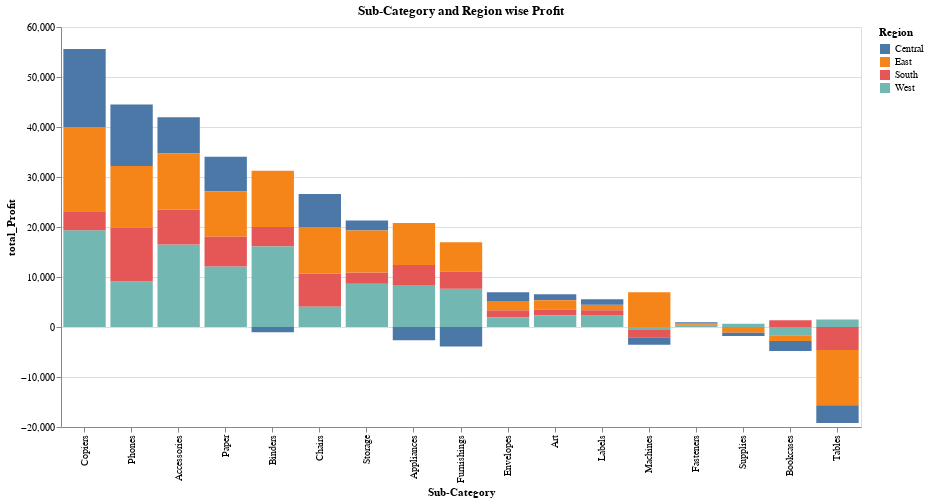

The notebook cell saved with this chart:
### Code cell
chart

### Figure 1 — Vega-Lite specification as saved in the notebook (floating-point values rounded to 4 significant figures)
{"config": {"view": {"continuousWidth": 300, "continuousHeight": 300}}, "data": {"name": "data-cae7fdb813deb581bcc2d6580569e216"}, "mark": {"type": "bar", "tooltip": true}, "encoding": {"color": {"field": "Region", "type": "nominal"}, "x": {"field": "Sub-Category", "sort": ["Copiers", "Phones", "Accessories", "Paper", "Binders", "Chairs", "Storage", "Appliances", "Furnishings", "Envelopes", "Art", "Labels", "Machines", "Fasteners", "Supplies", "Bookcases", "Tables"], "type": "nominal"}, "y": {"field": "total_Profit", "type": "quantitative"}}, "height": 400, "params": [{"name": "param_5", "select": {"type": "interval", "encodings": ["x", "y"]}, "bind": "scales"}], "title": "Sub-Category and Region wise Profit", "width": 800, "$schema": "https://vega.github.io/schema/vega-lite/v5.20.1.json", "datasets": {"data-cae7fdb813deb581bcc2d6580569e216": [{"Sub-Category": "Machines", "Region": "Central", "total_Profit": -1486.0}, {"Sub-Category": "Envelopes", "Region": "Central", "total_Profit": 1778.0}, {"Sub-Category": "Appliances", "Region": "East", "total_Profit": 8391.0}, {"Sub-Category": "Art", "Region": "Central", "total_Profit": 1195.0}, {"Sub-Category": "Storage", "Region": "Central", "total_Profit": 1970.0}, {"Sub-Category": "Appliances", "Region": "South", "total_Profit": 4124.0}, {"Sub-Category": "Chairs", "Region": "South", "total_Profit": 6612.0}, {"Sub-Category": "Chairs", "Region": "East", "total_Profit": 9358.0}, {"Sub-Category": "Furnishings", "Region": "West", "total_Profit": 7641.0}, {"Sub-Category": "Machines", "Region": "West", "total_Profit": -618.9}, {"Sub-Category": "Paper", "Region": "Central", "total_Profit": 6972.0}, {"Sub-Category": "Storage", "Region": "West", "total_Profit": 8645.0}, {"Sub-Category": "Phones", "Region": "East", "total_Profit": 12310.0}, {"Sub-Category": "Bookcases", "Region": "South", "total_Profit": 1339.0}, {"Sub-Category": "Copiers", "Region": "West", "total_Profit": 19330.0}, {"Sub-Category": "Phones", "Region": "Central", "total_Profit": 12320.0}, {"Sub-Category": "Supplies", "Region": "East", "total_Profit": -1155.0}, {"Sub-Category": "Tables", "Region": "East", "total_Profit": -11030.0}, {"Sub-Category": "Tables", "Region": "West", "total_Profit": 1483.0}, {"Sub-Category": "Accessories", "Region": "West", "total_Profit": 16480.0}, {"Sub-Category": "Phones", "Region": "West", "total_Profit": 9111.0}, {"Sub-Category": "Storage", "Region": "South", "total_Profit": 2274.0}, {"Sub-Category": "Bookcases", "Region": "East", "total_Profit": -1168.0}, {"Sub-Category": "Bookcases", "Region": "Central", "total_Profit": -1998.0}, {"Sub-Category": "Accessories", "Region": "South", "total_Profit": 7005.0}, {"Sub-Category": "Copiers", "Region": "Central", "total_Profit": 15610.0}, {"Sub-Category": "Supplies", "Region": "Central", "total_Profit": -661.9}, {"Sub-Category": "Chairs", "Region": "Central", "total_Profit": 6593.0}, {"Sub-Category": "Machines", "Region": "South", "total_Profit": -1439.0}, {"Sub-Category": "Binders", "Region": "Central", "total_Profit": -1044.0}, {"Sub-Category": "Paper", "Region": "East", "total_Profit": 9015.0}, {"Sub-Category": "Supplies", "Region": "South", "total_Profit": 1.88}, {"Sub-Category": "Furnishings", "Region": "East", "total_Profit": 5881.0}, {"Sub-Category": "Labels", "Region": "West", "total_Profit": 2303.0}, {"Sub-Category": "Fasteners", "Region": "West", "total_Profit": 275.2}, {"Sub-Category": "Envelopes", "Region": "South", "total_Profit": 1465.0}, {"Sub-Category": "Tables", "Region": "Central", "total_Profit": -3560.0}, {"Sub-Category": "Machines", "Region": "East", "total_Profit": 6929.0}, {"Sub-Category": "Art", "Region": "East", "total_Profit": 1900.0}, {"Sub-Category": "Appliances", "Region": "West", "total_Profit": 8261.0}, {"Sub-Category": "Fasteners", "Region": "South", "total_Profit": 173.7}, {"Sub-Category": "Paper", "Region": "West", "total_Profit": 12120.0}, {"Sub-Category": "Furnishings", "Region": "Central", "total_Profit": -3906.0}, {"Sub-Category": "Chairs", "Region": "West", "total_Profit": 4028.0}, {"Sub-Category": "Binders", "Region": "South", "total_Profit": 3901.0}, {"Sub-Category": "Supplies", "Region": "West", "total_Profit": 626.0}, {"Sub-Category": "Labels", "Region": "East", "total_Profit": 1129.0}, {"Sub-Category": "Fasteners", "Region": "East", "total_Profit": 264.0}, {"Sub-Category": "Appliances", "Region": "Central", "total_Profit": -2639.0}, {"Sub-Category": "Labels", "Region": "South", "total_Profit": 1041.0}, {"Sub-Category": "Copiers", "Region": "South", "total_Profit": 3659.0}, {"Sub-Category": "Binders", "Region": "West", "total_Profit": 16100.0}, {"Sub-Category": "Binders", "Region": "East", "total_Profit": 11270.0}, {"Sub-Category": "Accessories", "Region": "Central", "total_Profit": 7252.0}, {"Sub-Category": "Storage", "Region": "East", "total_Profit": 8389.0}, {"Sub-Category": "Art", "Region": "South", "total_Profit": 1059.0}, {"Sub-Category": "Envelopes", "Region": "West", "total_Profit": 1909.0}, {"Sub-Category": "Bookcases", "Region": "West", "total_Profit": -1647.0}, {"Sub-Category": "Furnishings", "Region": "South", "total_Profit": 3443.0}, {"Sub-Category": "Labels", "Region": "Central", "total_Profit": 1073.0}, {"Sub-Category": "Accessories", "Region": "East", "total_Profit": 11200.0}, {"Sub-Category": "Tables", "Region": "South", "total_Profit": -4623.0}, {"Sub-Category": "Art", "Region": "West", "total_Profit": 2374.0}, {"Sub-Category": "Copiers", "Region": "East", "total_Profit": 17020.0}, {"Sub-Category": "Phones", "Region": "South", "total_Profit": 10770.0}, {"Sub-Category": "Paper", "Region": "South", "total_Profit": 5947.0}, {"Sub-Category": "Fasteners", "Region": "Central", "total_Profit": 236.6}, {"Sub-Category": "Envelopes", "Region": "East", "total_Profit": 1812.0}]}}
